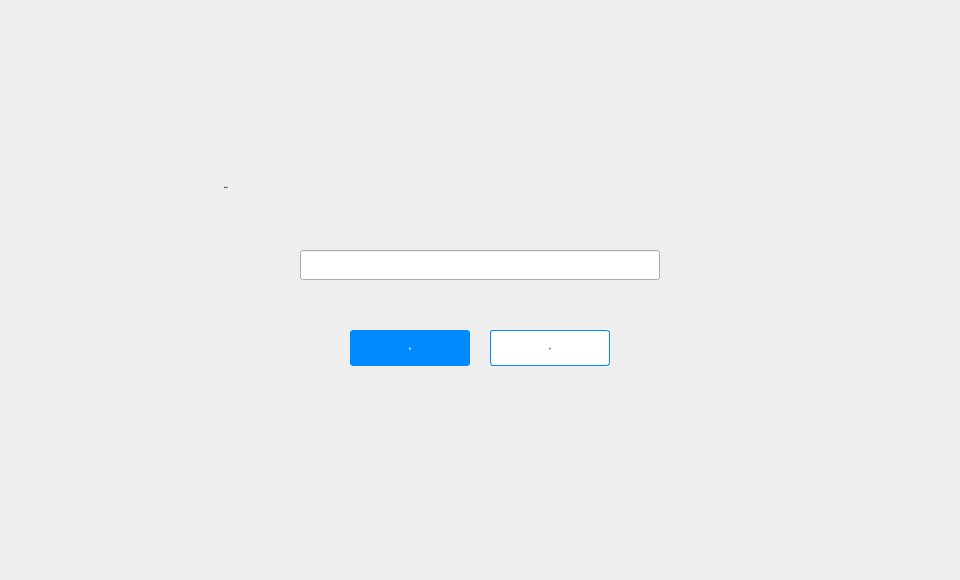
<?xml version="1.0" encoding="UTF-8"?>
<ui version="4.0">
 <class>EnterAddressDialog</class>
 <widget class="QDialog" name="EnterAddressDialog">
  <property name="geometry">
   <rect>
    <x>0</x>
    <y>0</y>
    <width>960</width>
    <height>580</height>
   </rect>
  </property>
  <property name="windowTitle">
   <string>Dialog</string>
  </property>
  <widget class="QWidget" name="widget" native="true">
   <property name="geometry">
    <rect>
     <x>0</x>
     <y>0</y>
     <width>960</width>
     <height>580</height>
    </rect>
   </property>
   <property name="styleSheet">
    <string notr="true">font: 12px &quot;微软雅黑&quot;;</string>
   </property>
   <widget class="QWidget" name="containerWidget" native="true">
    <property name="geometry">
     <rect>
      <x>200</x>
      <y>160</y>
      <width>560</width>
      <height>240</height>
     </rect>
    </property>
    <widget class="QToolButton" name="cancelBtn">
     <property name="geometry">
      <rect>
       <x>290</x>
       <y>170</y>
       <width>120</width>
       <height>36</height>
      </rect>
     </property>
     <property name="font">
      <font>
       <family>微软雅黑</family>
       <pointsize>-1</pointsize>
       <weight>50</weight>
       <italic>false</italic>
       <bold>false</bold>
      </font>
     </property>
     <property name="cursor">
      <cursorShape>PointingHandCursor</cursorShape>
     </property>
     <property name="focusPolicy">
      <enum>Qt::NoFocus</enum>
     </property>
     <property name="styleSheet">
      <string notr="true">QToolButton{background-color:#ffffff;color:#484848;border:1px solid rgb(0,138,254);border-radius:3px;}
QToolButton:hover{color:rgb(0,138,254);}</string>
     </property>
     <property name="text">
      <string>取消</string>
     </property>
    </widget>
    <widget class="QLabel" name="contactLabel2">
     <property name="geometry">
      <rect>
       <x>24</x>
       <y>17</y>
       <width>171</width>
       <height>21</height>
      </rect>
     </property>
     <property name="font">
      <font>
       <family>微软雅黑</family>
       <pointsize>-1</pointsize>
       <weight>50</weight>
       <italic>false</italic>
       <bold>false</bold>
      </font>
     </property>
     <property name="styleSheet">
      <string notr="true">font: 16px &quot;微软雅黑&quot;;</string>
     </property>
     <property name="text">
      <string>添加地址</string>
     </property>
    </widget>
    <widget class="QToolButton" name="okBtn">
     <property name="geometry">
      <rect>
       <x>150</x>
       <y>170</y>
       <width>120</width>
       <height>36</height>
      </rect>
     </property>
     <property name="font">
      <font>
       <family>微软雅黑</family>
       <pointsize>-1</pointsize>
       <weight>50</weight>
       <italic>false</italic>
       <bold>false</bold>
      </font>
     </property>
     <property name="cursor">
      <cursorShape>PointingHandCursor</cursorShape>
     </property>
     <property name="focusPolicy">
      <enum>Qt::NoFocus</enum>
     </property>
     <property name="styleSheet">
      <string notr="true">QToolButton{background-color:rgb(0,138,254);color:#ffffff;border:none;border-radius:3px;}
QToolButton:hover{background-color:rgb(10,148,254);}
QToolButton:disabled{background-color:#cecece;}</string>
     </property>
     <property name="text">
      <string>确定</string>
     </property>
    </widget>
    <widget class="QLineEdit" name="addressLineEdit">
     <property name="geometry">
      <rect>
       <x>100</x>
       <y>90</y>
       <width>360</width>
       <height>30</height>
      </rect>
     </property>
    </widget>
   </widget>
  </widget>
 </widget>
 <resources/>
 <connections/>
</ui>
